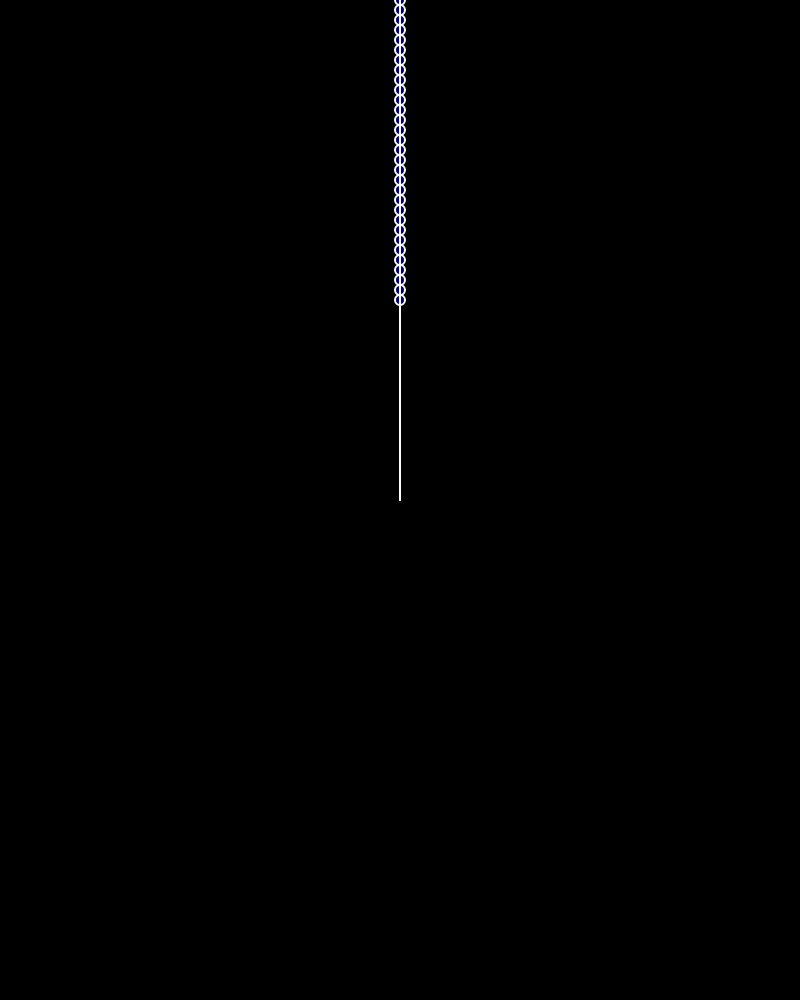
Frame 1 (no input)
Frame 60 (no input): identical to frame 1, image omitted
Frame 120 (the mouse pressed at the canvas centre since frame 60): identical to frame 1, image omitted

The p5.js sketch that drew this single still picture (run headless with seeded random() and noise() and a simulated clock; from frame 60 on, the mouse is pressed at the canvas centre):

// p5.js sketch
// ── sketch.js
const w = 800, h = 1000;
let r = 10;
let gravity = 3;

class Pendulum {
    constructor(x, y, len, angle, damp) {
        this.origin = createVector(x,y);
        this.position = createVector();
        this.len = len;
        this.angle = angle;
        this.damp = damp;
        this.v = 0;
        this.a = 0;
        this.r = r;
    }
    update() {
        this.a = -gravity * sin(this.angle) / this.len;
        this.v += this.a;
        this.v *= (1-this.damp);
        this.angle += this.v;
        this.position.set(this.len * sin(this.angle), this.len * cos(this.angle), 0);
        this.position.add(this.origin);
    }
    show() {
        stroke(255);
        strokeWeight(2);
        line(this.origin.x, this.origin.y, this.position.x, this.position.y);
        const b = map(this.position.x, this.origin.x-this.len, this.origin.x+this.len, 0, 255);
        fill(0, 0, b);
        ellipseMode(CENTER);
        ellipse(this.position.x, this.position.y, this.r);            
    }
    display() {
        this.update();
        this.show();
    }
}

let pendulums;

function setup() {
    createCanvas(w, h);
    pendulums = new Array(50);
    for (let i = 0; i < pendulums.length; i++) {
        pendulums[i] = new Pendulum(w/2, h/2, 200+10*i, PI, 0);
    }
}

function draw() {
    background(0);
    for(let pendulum of pendulums) {
        pendulum.display();
    }
}
